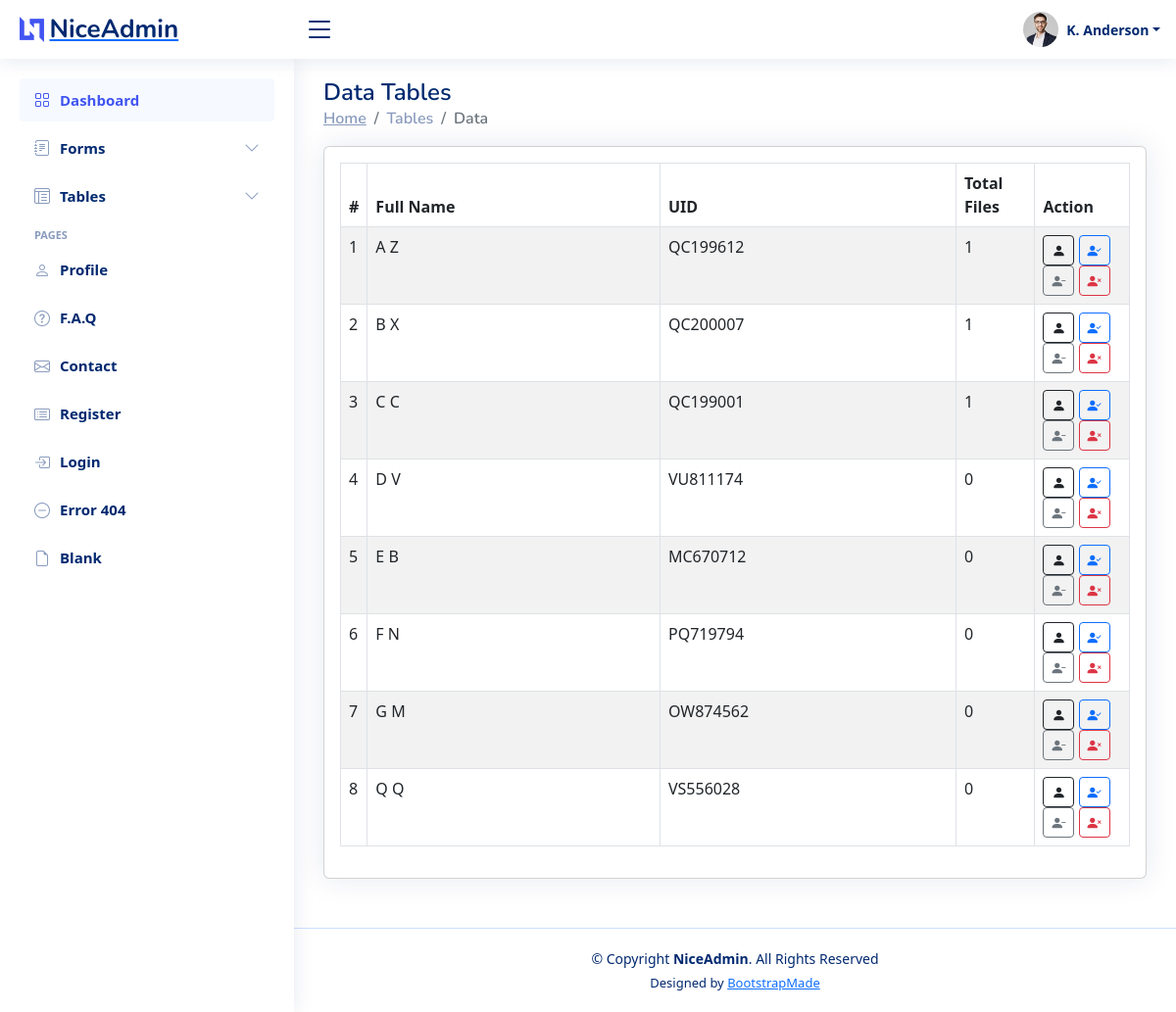
Page /table-file.php on the earlier database version.
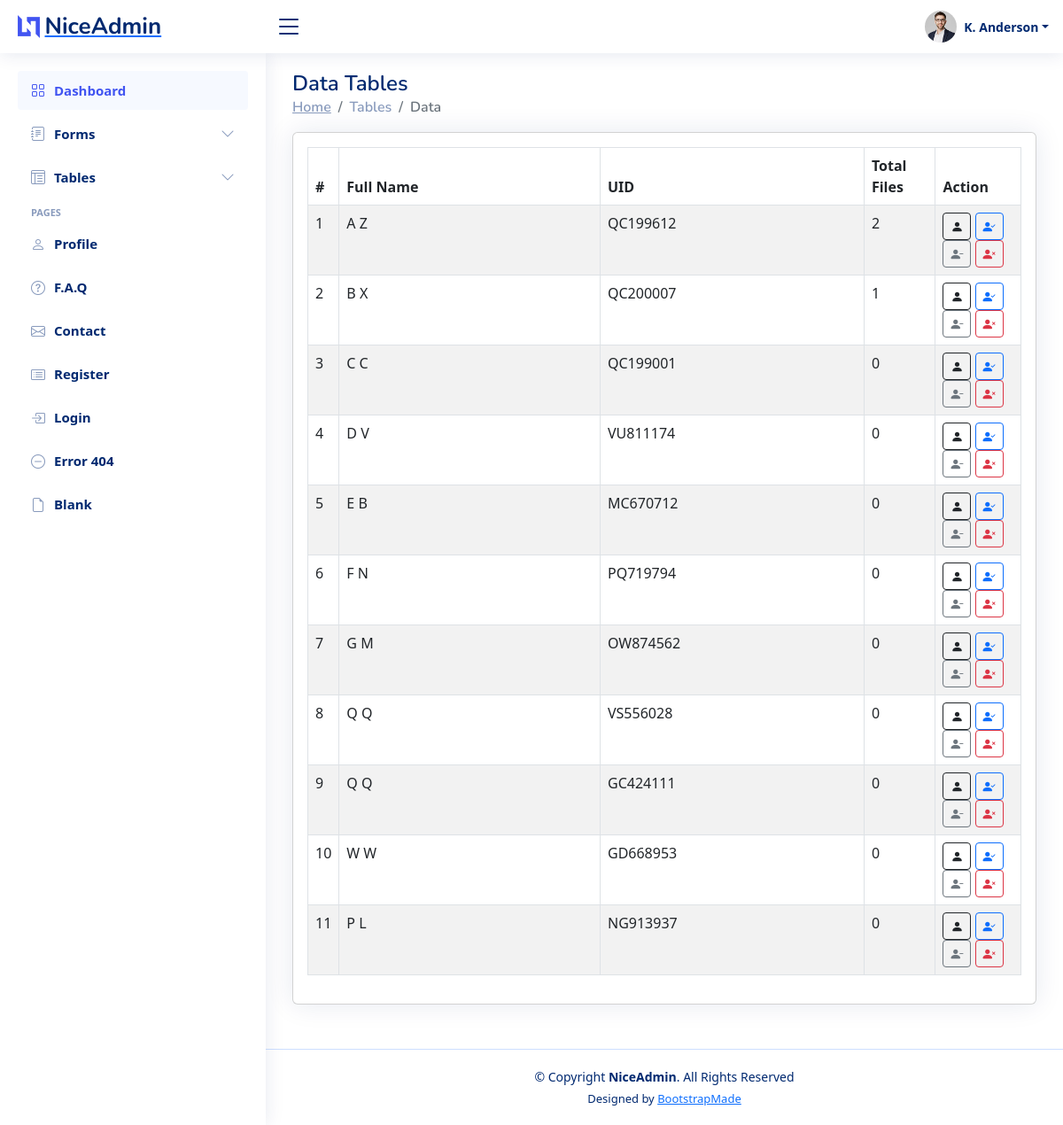
Same page on the later database version.
### tables this page shows
CREATE TABLE IF NOT EXISTS `employee` (
  `id` int(11) NOT NULL AUTO_INCREMENT,
  `firstname` varchar(255) NOT NULL,
  `lastname` varchar(255) NOT NULL,
  `gender` varchar(255) NOT NULL,
  `birthdate` date NOT NULL,
  `address` varchar(255) NOT NULL,
  `city` varchar(255) NOT NULL,
  `province` varchar(255) NOT NULL,
  `country` varchar(255) NOT NULL,
  `postalcode` varchar(255) NOT NULL,
  `email` varchar(255) NOT NULL,
  `mobile` varchar(255) NOT NULL,
  `homephone` varchar(255) NOT NULL,
  `SIN` varchar(255) NOT NULL,
  `UID` varchar(255) NOT NULL,
  `position` varchar(255) NOT NULL,
  `payclass` varchar(255) NOT NULL,
  `supervisor` varchar(255) NOT NULL,
  `status` varchar(255) NOT NULL DEFAULT 'Active',
  `access` int(11) NOT NULL DEFAULT '0',
  `region` varchar(255) NOT NULL,
  `start_date` date DEFAULT NULL,
  PRIMARY KEY (`id`),
  UNIQUE KEY `SIN` (`SIN`),
  UNIQUE KEY `UID` (`UID`)
);

### Model/file-db-manager.php (called while the page is built)
<?php
class DB_Manager
{
    private $db;
    public function __construct()
    {
        $host = "localhost";
        $user = "root";
        $pass = "";
        $dbname = "RFBT";
        try {
            $this->db = new PDO("mysql:host=$host;dbname=$dbname", $user, $pass);
            $this->db->setAttribute(PDO::ATTR_ERRMODE, PDO::ERRMODE_EXCEPTION);
            $this->db->setAttribute(PDO::ATTR_EMULATE_PREPARES, false);
        } catch (Exception $e) {
            die("Database Connection Error: " . $e->getMessage());
        }
    }
    public function get_file_employee()
    {
        $query = $this->db->query("SELECT employee.id, employee.firstname, employee.lastname, employee.UID, COUNT(pdf_filess.UID) as count FROM employee
        LEFT JOIN pdf_filess ON employee.UID = pdf_filess.UID GROUP BY employee.UID ORDER BY id;");
        $array = $query->fetchAll(PDO::FETCH_ASSOC);
        return $array;
    }
}

### table-file.php (the view, shortened to what this page needs)
<?php
require "../HRIS/Model/file-db-manager.php";
$database = new DB_Manager();
$get_file_employee = $database->get_file_employee();
?>
<main id="main" class="main">
    <div class="pagetitle">
        <h1>Data Tables</h1>
        <nav>
            <ol class="breadcrumb">
                <li class="breadcrumb-item"><a href="index.php">Home</a></li>
                <li class="breadcrumb-item">Tables</li>
                <li class="breadcrumb-item active">Data</li>
            </ol>
        </nav>
    </div>
    <section class="section">
        <form action="" method="post">
            <div class="col-lg justify-content-center">
                <div class="card">
                    <div class="card-body">
                        <div class="dataTable-container">
                            <table id="emp_table" class="table table-striped table-bordered" width="100%">
                                <thead>
                                    <tr>
                                        <th>#</th>
                                        <th>Full Name</th>
                                        <th>UID</th>
                                        <th>Total Files</th>
                                        <th>Action</th>
                                    </tr>
                                </thead>
                                <tbody>
                                    <?php foreach ($get_file_employee as $file_employee) : ?>
                                        <tr name="p_id">
                                            <td width="3%"><?= $file_employee['id'] ?></td>
                                            <td><?= $file_employee['firstname'] . ' ' . $file_employee['lastname'] ?></td>
                                            <td><?= $file_employee['UID'] ?></td>
                                            <td width="10%"><?= $file_employee['count'] ?></td>
                                            <td width="12%">
                                                <div class="row">
                                                    <div class="col">
                                                        <button type="button" class="btn btn-outline-dark btn-sm" id="<?= $employee['id'] ?>" title="View" data-bs-toggle="tooltip"><i class="bi bi-person-fill"></i></button>
                                                        <a href="edit-forms-elements.php?employee_id=<?= $employee['id'] ?>" class="btn btn-outline-primary btn-sm" role="button" title="Edit" data-bs-toggle="tooltip">
                                                            <i class="bi bi-person-check-fill">
                                                            </i>
                                                        </a>
                                                        <a href="tables-data.php?employee_status_id=<?= $employee['id'] ?>" class="btn btn-outline-secondary btn-sm" role="button" title="Status" data-bs-toggle="tooltip">
                                                            <i class="bi bi-person-dash-fill"></i>
                                                        </a>
                                                        <a href="tables-data.php?employee_delete_id=<?= $employee['id'] ?>" class="btn btn-outline-danger btn-sm" role="button" title="Delete" data-bs-toggle="tooltip">
                                                            <i class="bi bi-person-x-fill"></i>
                                                        </a>
                                                    </div>
                                                </div>
                                            </td>
                                        </tr>
                                    <?php endforeach ?>
                                </tbody>
                            </table>
                        </div>
                    </div>
                </div>
            </div>
        </form>
    </section>
</main>

Differences in the rows shown:
computed for employee "QC199612": count "1" → "2"
computed for employee "QC199001": count "1" → "0"
added employee: id "9", firstname "Q", lastname "Q", UID "GC424111", count "0"
added employee: id "10", firstname "W", lastname "W", UID "GD668953", count "0"
added employee: id "11", firstname "P", lastname "L", UID "NG913937", count "0"
